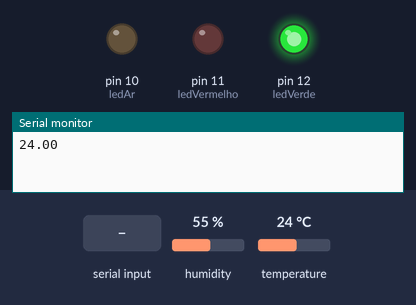
Bench run of a sketch on a simulated Arduino Uno, built with avr-gcc and run on an emulated ATmega328P. On the bench: output pins drawn as LEDs (lit = HIGH), the last lines printed to the serial monitor. Inputs (shaded band) come from the test bench; at power-on: temperature 24 °C, humidity 55 %.

Above: at 1.2 s.
1.3 s: temperature set to 20 °C
At 3.2 s:
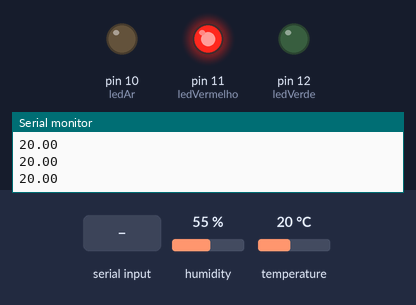
3.5 s: "A" received over Serial
At 4.2 s:
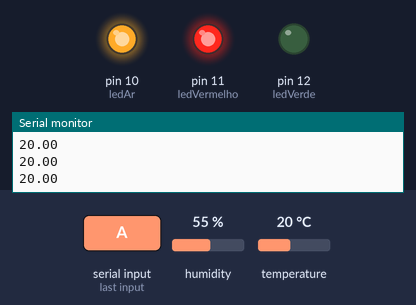
5.1 s: temperature set to 23 °C
At 6.9 s:
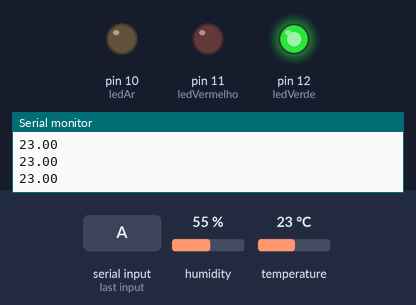
7.2 s: temperature set to 12 °C
At 8.6 s:
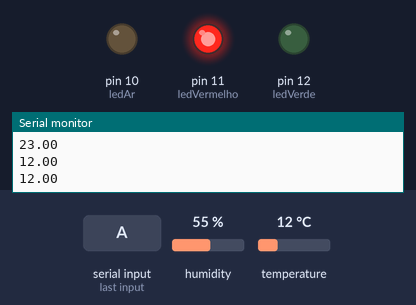
Timing chart, 0 to 10.2 s (numbered marks = the images above; inputs shaded):
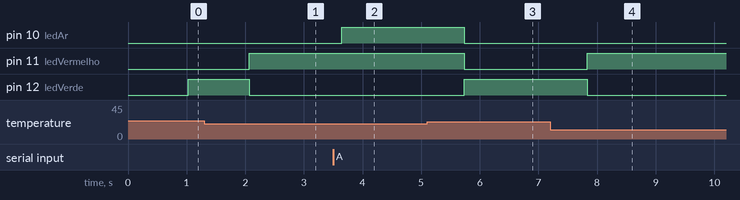

The sketch:

ProvaIOT-2026.ino
```cpp
#include <DHT11.h>

DHT11 dht11(A0);

const int ledVerde = 12;
const int ledVermelho = 11;
const int ledAr = 10;

unsigned long tempoAnterior = 0;
bool estadoAr = false;

void setup() {
    Serial.begin(9600);

    pinMode(ledVerde, OUTPUT);
    pinMode(ledVermelho, OUTPUT);
    pinMode(ledAr, OUTPUT);
}

void loop() {
    if (Serial.available() > 0) {
        char comando = Serial.read();
        // O site envia 'A'
        if (comando == 'A') {
            estadoAr = !estadoAr;
            digitalWrite(ledAr, estadoAr ? HIGH : LOW);
        }
    }

    unsigned long tempoAtual = millis();
    if (tempoAtual - tempoAnterior >= 500) {
        tempoAnterior = tempoAtual;

        float temperatura = dht11.readTemperature();

        if (temperatura != DHT11::ERROR_CHECKSUM && temperatura != DHT11::ERROR_TIMEOUT) {

            if (temperatura >= 22 && temperatura <= 26) {
                digitalWrite(ledVerde, HIGH);
                digitalWrite(ledVermelho, LOW);
                digitalWrite(ledAr, LOW);
            } else {
                digitalWrite(ledVerde, LOW);
                digitalWrite(ledVermelho, HIGH);
            }

            Serial.println(temperatura);

        } else {
            Serial.print("Erro no Sensor: ");
            Serial.println(DHT11::getErrorString(temperatura));
        }
    }
}
```

Measured:
- the behaviour switches between 22 and 21 °C on temperature (found by bisection; images 0 and 1)
- after the input at 1.3 s, pin 11 (ledVermelho): LOW → HIGH after 0.77 s; pin 12 (ledVerde): HIGH → LOW after 0.77 s
- after the input at 3.5 s, pin 10 (ledAr): LOW → HIGH after 0.14 s
- after the input at 5.1 s, pin 10 (ledAr), pin 11 (ledVermelho): HIGH → LOW after 0.64 s; pin 12 (ledVerde): LOW → HIGH after 0.64 s
- after the input at 7.2 s, pin 11 (ledVermelho): LOW → HIGH after 0.63 s; pin 12 (ledVerde): HIGH → LOW after 0.63 s
